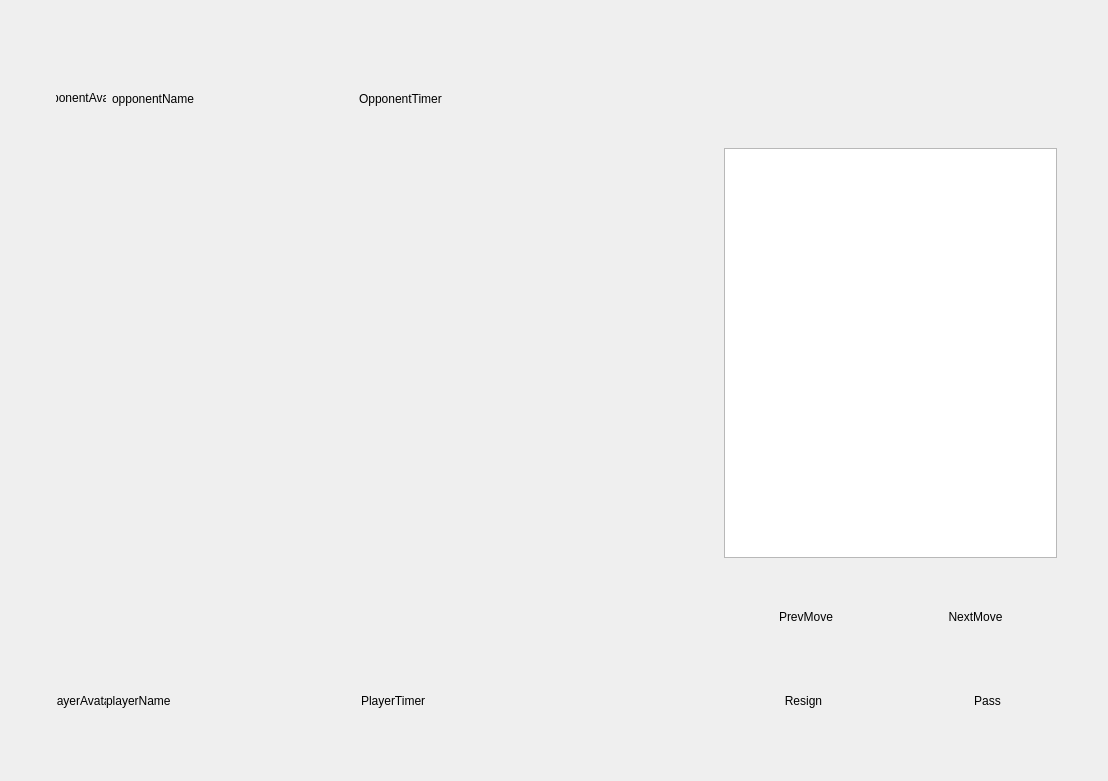
<?xml version="1.0" encoding="UTF-8"?>
<ui version="4.0">
 <class>main</class>
 <widget class="QWidget" name="main">
  <property name="geometry">
   <rect>
    <x>0</x>
    <y>0</y>
    <width>1108</width>
    <height>781</height>
   </rect>
  </property>
  <property name="windowTitle">
   <string>Form</string>
  </property>
  <layout class="QHBoxLayout" name="horizontalLayout_11">
   <item>
    <layout class="QVBoxLayout" name="verticalLayout_2" stretch="1,2,12,2,1">
     <item>
      <spacer name="verticalSpacer_3">
       <property name="orientation">
        <enum>Qt::Orientation::Vertical</enum>
       </property>
       <property name="sizeHint" stdset="0">
        <size>
         <width>20</width>
         <height>40</height>
        </size>
       </property>
      </spacer>
     </item>
     <item>
      <layout class="QHBoxLayout" name="horizontalLayout_8" stretch="1,11,12">
       <item>
        <spacer name="horizontalSpacer_7">
         <property name="orientation">
          <enum>Qt::Orientation::Horizontal</enum>
         </property>
         <property name="sizeHint" stdset="0">
          <size>
           <width>40</width>
           <height>20</height>
          </size>
         </property>
        </spacer>
       </item>
       <item>
        <layout class="QHBoxLayout" name="horizontalLayout" stretch="2,3,7,1,5">
         <item>
          <widget class="QPushButton" name="opponentAvatar">
           <property name="styleSheet">
            <string notr="true">QPushButton#opponentAvatar {
    border-radius: 25px;
    min-width: 50px;
    min-height: 50px;
    max-width: 50px;
    max-height: 50px;
}
QPushButton#opponentAvatar:hover {
    opacity: 0.8;
}</string>
           </property>
           <property name="text">
            <string>opponentAvatar</string>
           </property>
          </widget>
         </item>
         <item>
          <widget class="QLabel" name="opponentName">
           <property name="text">
            <string>opponentName</string>
           </property>
          </widget>
         </item>
         <item>
          <spacer name="horizontalSpacer">
           <property name="orientation">
            <enum>Qt::Orientation::Horizontal</enum>
           </property>
           <property name="sizeHint" stdset="0">
            <size>
             <width>40</width>
             <height>20</height>
            </size>
           </property>
          </spacer>
         </item>
         <item>
          <widget class="QLabel" name="timerOpponent">
           <property name="text">
            <string>OpponentTimer</string>
           </property>
          </widget>
         </item>
         <item>
          <spacer name="horizontalSpacer_2">
           <property name="orientation">
            <enum>Qt::Orientation::Horizontal</enum>
           </property>
           <property name="sizeHint" stdset="0">
            <size>
             <width>40</width>
             <height>20</height>
            </size>
           </property>
          </spacer>
         </item>
        </layout>
       </item>
       <item>
        <spacer name="horizontalSpacer_8">
         <property name="orientation">
          <enum>Qt::Orientation::Horizontal</enum>
         </property>
         <property name="sizeHint" stdset="0">
          <size>
           <width>40</width>
           <height>20</height>
          </size>
         </property>
        </spacer>
       </item>
      </layout>
     </item>
     <item>
      <layout class="QHBoxLayout" name="horizontalLayout_7" stretch="0,3,1,2,0">
       <item>
        <spacer name="horizontalSpacer_11">
         <property name="orientation">
          <enum>Qt::Orientation::Horizontal</enum>
         </property>
         <property name="sizeHint" stdset="0">
          <size>
           <width>40</width>
           <height>20</height>
          </size>
         </property>
        </spacer>
       </item>
       <item>
        <layout class="QHBoxLayout" name="horizontalLayout_6" stretch="18">
         <item>
          <widget class="GoBoardWidget" name="boardWidget" native="true"/>
         </item>
        </layout>
       </item>
       <item>
        <spacer name="horizontalSpacer_6">
         <property name="orientation">
          <enum>Qt::Orientation::Horizontal</enum>
         </property>
         <property name="sizeHint" stdset="0">
          <size>
           <width>40</width>
           <height>20</height>
          </size>
         </property>
        </spacer>
       </item>
       <item>
        <layout class="QHBoxLayout" name="horizontalLayout_5" stretch="7">
         <item>
          <layout class="QVBoxLayout" name="verticalLayout" stretch="10,1,2,1">
           <item>
            <widget class="QListWidget" name="historyList">
             <property name="styleSheet">
              <string notr="true"/>
             </property>
            </widget>
           </item>
           <item>
            <spacer name="verticalSpacer">
             <property name="orientation">
              <enum>Qt::Orientation::Vertical</enum>
             </property>
             <property name="sizeHint" stdset="0">
              <size>
               <width>20</width>
               <height>40</height>
              </size>
             </property>
            </spacer>
           </item>
           <item>
            <layout class="QHBoxLayout" name="horizontalLayout_4">
             <item>
              <widget class="QPushButton" name="buttonPrevMove">
               <property name="styleSheet">
                <string notr="true">QPushButton#buttonPrevMove {
    border-radius: 5px;
    padding: 5px 20px;
    font-size: 12px;
}
QPushButton#buttonPrevMove:hover {
    opacity: 0.9;
}</string>
               </property>
               <property name="text">
                <string>PrevMove</string>
               </property>
              </widget>
             </item>
             <item>
              <widget class="QPushButton" name="buttonNextMove">
               <property name="styleSheet">
                <string notr="true">QPushButton#buttonNextMove {
    border-radius: 5px;
    padding: 5px 20px;
    font-size: 12px;
}
QPushButton#buttonNextMove:hover {
    opacity: 0.9;
}</string>
               </property>
               <property name="text">
                <string>NextMove</string>
               </property>
              </widget>
             </item>
            </layout>
           </item>
           <item>
            <spacer name="verticalSpacer_2">
             <property name="orientation">
              <enum>Qt::Orientation::Vertical</enum>
             </property>
             <property name="sizeHint" stdset="0">
              <size>
               <width>20</width>
               <height>40</height>
              </size>
             </property>
            </spacer>
           </item>
          </layout>
         </item>
        </layout>
       </item>
       <item>
        <spacer name="horizontalSpacer_5">
         <property name="orientation">
          <enum>Qt::Orientation::Horizontal</enum>
         </property>
         <property name="sizeHint" stdset="0">
          <size>
           <width>40</width>
           <height>20</height>
          </size>
         </property>
        </spacer>
       </item>
      </layout>
     </item>
     <item>
      <layout class="QHBoxLayout" name="horizontalLayout_10" stretch="1,11,12">
       <property name="spacing">
        <number>0</number>
       </property>
       <item>
        <spacer name="horizontalSpacer_9">
         <property name="orientation">
          <enum>Qt::Orientation::Horizontal</enum>
         </property>
         <property name="sizeHint" stdset="0">
          <size>
           <width>40</width>
           <height>20</height>
          </size>
         </property>
        </spacer>
       </item>
       <item>
        <layout class="QHBoxLayout" name="horizontalLayout_2" stretch="2,3,7,1,5">
         <item>
          <widget class="QPushButton" name="playerAvatar">
           <property name="styleSheet">
            <string notr="true">QPushButton#playerAvatar {
    border-radius: 25px;
    min-width: 50px;
    min-height: 50px;
    max-width: 50px;
    max-height: 50px;
}
QPushButton#playerAvatar:hover {
    opacity: 0.8;
}</string>
           </property>
           <property name="text">
            <string>playerAvatar</string>
           </property>
          </widget>
         </item>
         <item>
          <widget class="QLabel" name="playerName">
           <property name="text">
            <string>playerName</string>
           </property>
          </widget>
         </item>
         <item>
          <spacer name="horizontalSpacer_3">
           <property name="orientation">
            <enum>Qt::Orientation::Horizontal</enum>
           </property>
           <property name="sizeHint" stdset="0">
            <size>
             <width>40</width>
             <height>20</height>
            </size>
           </property>
          </spacer>
         </item>
         <item>
          <widget class="QLabel" name="timerPlayer">
           <property name="text">
            <string>PlayerTimer</string>
           </property>
          </widget>
         </item>
         <item>
          <spacer name="horizontalSpacer_4">
           <property name="orientation">
            <enum>Qt::Orientation::Horizontal</enum>
           </property>
           <property name="sizeHint" stdset="0">
            <size>
             <width>40</width>
             <height>20</height>
            </size>
           </property>
          </spacer>
         </item>
        </layout>
       </item>
       <item>
        <layout class="QHBoxLayout" name="horizontalLayout_9" stretch="6,14">
         <item>
          <spacer name="horizontalSpacer_10">
           <property name="orientation">
            <enum>Qt::Orientation::Horizontal</enum>
           </property>
           <property name="sizeHint" stdset="0">
            <size>
             <width>40</width>
             <height>20</height>
            </size>
           </property>
          </spacer>
         </item>
         <item>
          <layout class="QHBoxLayout" name="horizontalLayout_3" stretch="15,1,15,2">
           <item>
            <widget class="QPushButton" name="buttonResign">
             <property name="styleSheet">
              <string notr="true">QPushButton#buttonResign {
    border-radius: 5px;
    padding: 5px 15px;
    font-size: 12px;
}
QPushButton#buttonResign:hover {
    opacity: 0.9;
}</string>
             </property>
             <property name="text">
              <string>Resign</string>
             </property>
            </widget>
           </item>
           <item>
            <spacer name="horizontalSpacer_13">
             <property name="orientation">
              <enum>Qt::Orientation::Horizontal</enum>
             </property>
             <property name="sizeHint" stdset="0">
              <size>
               <width>40</width>
               <height>20</height>
              </size>
             </property>
            </spacer>
           </item>
           <item>
            <widget class="QPushButton" name="buttonPass">
             <property name="styleSheet">
              <string notr="true">QPushButton#buttonPass {
    border-radius: 5px;
    padding: 5px 15px;
    font-size: 12px;
}
QPushButton#buttonPass:hover {
    opacity: 0.9;
}</string>
             </property>
             <property name="text">
              <string>Pass</string>
             </property>
            </widget>
           </item>
           <item>
            <spacer name="horizontalSpacer_12">
             <property name="orientation">
              <enum>Qt::Orientation::Horizontal</enum>
             </property>
             <property name="sizeHint" stdset="0">
              <size>
               <width>40</width>
               <height>20</height>
              </size>
             </property>
            </spacer>
           </item>
          </layout>
         </item>
        </layout>
       </item>
      </layout>
     </item>
     <item>
      <spacer name="verticalSpacer_4">
       <property name="orientation">
        <enum>Qt::Orientation::Vertical</enum>
       </property>
       <property name="sizeHint" stdset="0">
        <size>
         <width>20</width>
         <height>40</height>
        </size>
       </property>
      </spacer>
     </item>
    </layout>
   </item>
  </layout>
 </widget>
 <customwidgets>
  <customwidget>
   <class>GoBoardWidget</class>
   <extends>QWidget</extends>
   <header>core.go_board_widget</header>
   <container>1</container>
  </customwidget>
 </customwidgets>
 <resources/>
 <connections/>
</ui>
